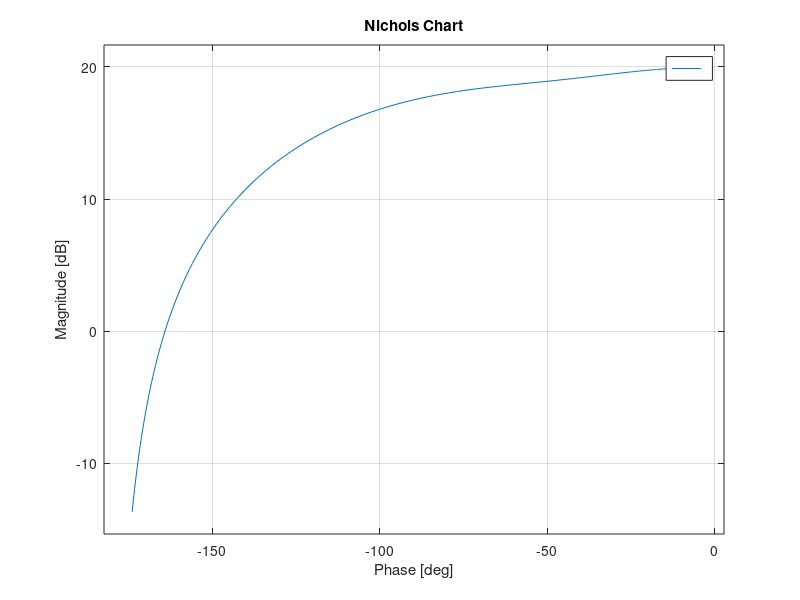

This chart was generated by the following MATLAB code: (Note: this script raises an error after producing the figure.)
% Remotely Controlled Battlefield Vehicle

numgc = [1 2]; dengc = [1 1]; sysgc = tf(numgc, dengc);
numg = [1]; deng = [1 2 4]; sysg = tf(numg, deng);
sys = series(sysgc, sysg); % Compute GcG(s)

w = logspace(-1, 1, 200);

K = [20, 19, 4.44]; % Nichols chart for K = 20, 10 and 4.44
hold off, clf
for i=1:3
    nichols(K(i)*sys, w), ngrid
    hold on
end

